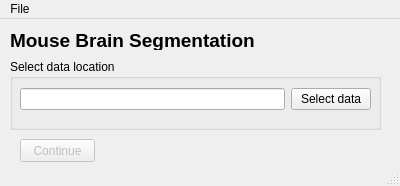
<?xml version="1.0" encoding="UTF-8"?>
<ui version="4.0">
 <class>MainWindow</class>
 <widget class="QMainWindow" name="MainWindow">
  <property name="geometry">
   <rect>
    <x>0</x>
    <y>0</y>
    <width>400</width>
    <height>186</height>
   </rect>
  </property>
  <property name="windowTitle">
   <string>MainWindow</string>
  </property>
  <widget class="QWidget" name="centralwidget">
   <widget class="QLabel" name="title_label">
    <property name="geometry">
     <rect>
      <x>10</x>
      <y>10</y>
      <width>271</width>
      <height>21</height>
     </rect>
    </property>
    <property name="font">
     <font>
      <pointsize>14</pointsize>
      <weight>75</weight>
      <bold>true</bold>
     </font>
    </property>
    <property name="text">
     <string>Mouse Brain Segmentation</string>
    </property>
    <property name="alignment">
     <set>Qt::AlignLeading|Qt::AlignLeft|Qt::AlignTop</set>
    </property>
   </widget>
   <widget class="QGroupBox" name="groupBox">
    <property name="geometry">
     <rect>
      <x>10</x>
      <y>40</y>
      <width>371</width>
      <height>71</height>
     </rect>
    </property>
    <property name="title">
     <string>Select data location</string>
    </property>
    <widget class="QWidget" name="layoutWidget">
     <property name="geometry">
      <rect>
       <x>10</x>
       <y>20</y>
       <width>351</width>
       <height>41</height>
      </rect>
     </property>
     <layout class="QGridLayout" name="gridLayout">
      <item row="0" column="0">
       <widget class="QLineEdit" name="dirpath_line_edit"/>
      </item>
      <item row="0" column="1">
       <widget class="QPushButton" name="select_dirpath_push_button">
        <property name="text">
         <string>Select data</string>
        </property>
        <property name="iconSize">
         <size>
          <width>24</width>
          <height>24</height>
         </size>
        </property>
       </widget>
      </item>
     </layout>
    </widget>
   </widget>
   <widget class="QPushButton" name="continue_push_button">
    <property name="enabled">
     <bool>false</bool>
    </property>
    <property name="geometry">
     <rect>
      <x>20</x>
      <y>120</y>
      <width>75</width>
      <height>23</height>
     </rect>
    </property>
    <property name="text">
     <string>Continue</string>
    </property>
   </widget>
  </widget>
  <widget class="QMenuBar" name="menubar">
   <property name="geometry">
    <rect>
     <x>0</x>
     <y>0</y>
     <width>400</width>
     <height>21</height>
    </rect>
   </property>
   <widget class="QMenu" name="menuFile">
    <property name="title">
     <string>File</string>
    </property>
    <addaction name="actionQuit"/>
   </widget>
   <addaction name="menuFile"/>
  </widget>
  <widget class="QStatusBar" name="statusbar">
   <property name="sizeGripEnabled">
    <bool>true</bool>
   </property>
  </widget>
  <action name="actionQuit">
   <property name="text">
    <string>Quit</string>
   </property>
  </action>
 </widget>
 <resources/>
 <connections/>
</ui>
